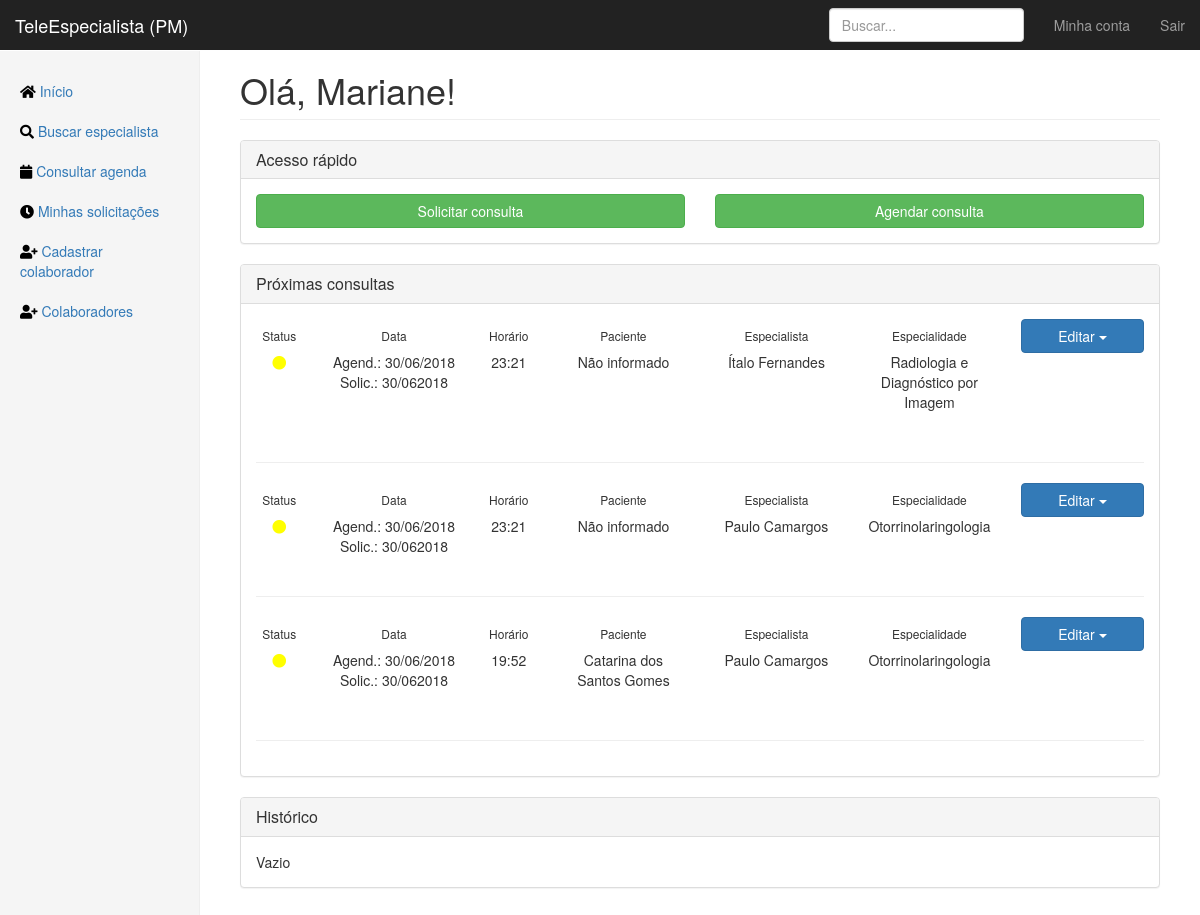
Page /home (signed in) on the earlier database version.
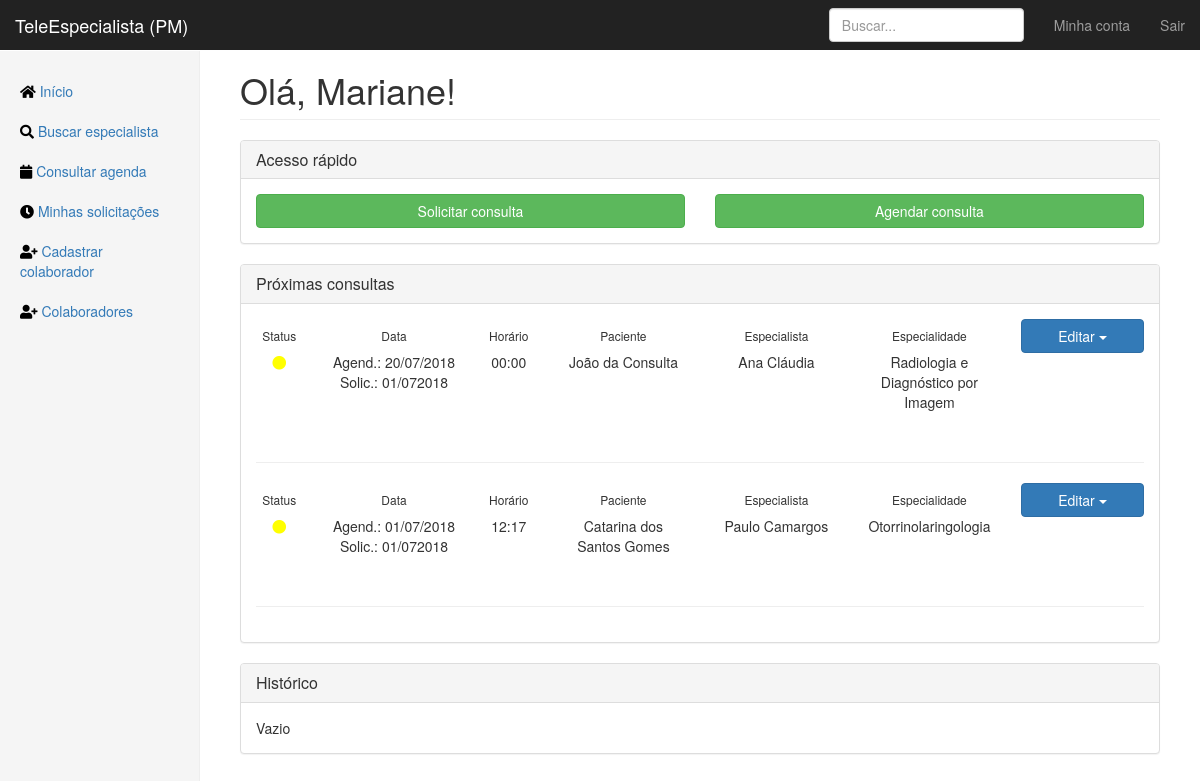
Same page on the later database version.
### app/models.py (models this page shows, shortened)
class User(db.Model, UserMixin):
    id = db.Column(db.Integer, primary_key=True)
    email = db.Column(db.String(120), unique=True, nullable=False)
    password = db.Column(db.String(64), nullable=False)
    image_file = db.Column(db.String(100))
    crm = db.Column(db.Integer, unique=True, nullable=False)
    fullname = db.Column(db.String(256), nullable=False)
    birthdate = db.Column(db.DateTime)
    birthcity = db.Column(db.String(256))
    birthstate = db.Column(db.String(2))
    rg = db.Column(db.String(12), unique=True, nullable=False)
    cpf = db.Column(db.String(12), unique=True, nullable=False)
    cep = db.Column(db.Integer)
    place = db.Column(db.String(64))
    address = db.Column(db.String(256))
    neighborhood = db.Column(db.String(128))
    city = db.Column(db.String(128))
    state = db.Column(db.String(2))
    phone_1 = db.Column(db.String(16), nullable=False)
    phone_2 = db.Column(db.String(16))
    specialties = db.relationship('Specialty', secondary=joinsSpecialtyUser,
    backref=db.backref('doctors', lazy='dynamic'))
    consultas = db.relationship('Consulta', secondary=joinConsultaUser,
    backref=db.backref('doctors', lazy='dynamic'))
    shifts = db.relationship('Calendar', secondary=joinCalendarUser,
    backref=db.backref('doctor', lazy='dynamic'))

class Consulta(db.Model):
    id = db.Column(db.Integer, primary_key=True)
    data_solicitacao = db.Column(db.DateTime, default=datetime.datetime.now)
    data_agendada = db.Column(db.DateTime, default=datetime.datetime.now)
    nome_paciente = db.Column(db.String(256))
    status = db.Column(db.String(256), default="Aguardando") # Aguardando, Confirmada, Cancelada
    def get_other_doctor(self, user_eu):
        return self.doctors.filter(User.id!=user_eu.id)[0]

class Specialty(db.Model):
    id = db.Column(db.Integer, primary_key=True)
    specialty = db.Column(db.String(64), unique=True, nullable=False)
    service_days = db.relationship('Calendar', backref='specialty')

### app/routes.py (the view)
@app.route("/home")
@login_required
def home():
    if current_user.specialties[0].specialty == 'Geral':
        homepage = 'home.html'
    else:
        homepage = 'homeSpecialist.html'
    return render_template(homepage, title="Início - TeleEspecialista")

### app/models.py (called while the page is built)
@login_manager.user_loader
def load_user(user_id):
    return User.query.get(int(user_id))

### app/templates/home.html (shortened to what this page needs)
{% extends "layout.html" %}
{% block content %}
<h1 class="page-header">Olá, {{ current_user.fullname.split(' ', 1)[0] }}!</h1>
<div class="panel panel-default">
    <div class="panel-heading">
        <h3 class="panel-title">Acesso rápido</h3>
    </div>
    <div class="panel-body">
        <div class="row">
            <div class="col-md-6">
                <a href="{{ url_for('search_specialist') }}" role="button" class="btn btn-success btn-block">Solicitar consulta</a>
            </div>
            <div class="col-md-6">
                <a role="button" class="btn btn-success btn-block">Agendar consulta</a
            </div>
        </div>
    </div>
    </div>
</div>
<div class="panel panel-default">
    <div class="panel-heading">
        <h3 class="panel-title">Próximas consultas</h3>
    </div>
    <div class="panel-body">
        {% for consulta in current_user.consultas[::-1] %}
        <div class="row">
            <div class="col-md-1 text-center">
                <h6>Status</h6>
                {% if consulta.status == "Aguardando" %}
                <i class="fas fa-circle" style="color:yellow;"></i>
                {% elif consulta.status == "Confirmada" %}
                <i class="fas fa-circle" style="color:lightgreen;"></i>
                {% else %}
                <i class="fas fa-circle" style="color:red;"></i>
                {%endif%}
            </div>
            <div class="col-md-2 text-center">
                <h6>Data</h6>
                Agend.: {{ consulta.data_agendada.strftime('%d/%m/%Y') }}
                Solic.: {{ consulta.data_solicitacao.strftime('%d/%m%Y') }}
            </div>
            <div class="col-md-1 text-center">
                <h6>Horário</h6>
                <p>{{ consulta.data_agendada.strftime('%H:%M') }}</p>
            </div>
            <div class="col-md-2 text-center">
                <h6>Paciente</h6>
                <p>{{ consulta.nome_paciente }}</p>
            </div>
            <div class="col-md-2 text-center">
                <h6>Especialista</h6>
                <p>{{consulta.get_other_doctor(current_user).fullname}}</p>
            </div>
            <div class="col-md-2 text-center">
                <h6>Especialidade</h6>
                <p>{{consulta.get_other_doctor(current_user).specialties[0].specialty}}</p>
            </div>
            <div class="col-md-2">
                <div class="btn-group btn-block">
                    <button type="button" class="btn btn-primary dropdown-toggle btn-block" data-toggle="dropdown" aria-haspopup="true" aria-expanded="false">
                        Editar <span class="caret"></span>
                    </button>
                </div>
            </div>
        </div>
        <br><hr>
        {% endfor %}
    </div>
</div>
<div class="panel panel-default">
    <div class="panel-heading">
        <h3 class="panel-title">Histórico</h3>
    </div>
    <div class="panel-body">
        Vazio
    </div>
</div>
{% endblock content %}

### app/templates/layout.html (shortened to what this page needs)
<!DOCTYPE html>
<html lang="pt-br">
<head>
    <link rel="stylesheet" href="https://use.fontawesome.com/releases/v5.0.13/css/all.css">
    <link href="{{ url_for('static', filename='bootstrap.min.css') }}" rel="stylesheet" type="text/css">
    <link href="{{ url_for('static', filename='dashboard.css') }}" rel="stylesheet" type="text/css">
    <link href="{{ url_for('static', filename='mainLogged.css') }}" rel="stylesheet" type="text/css">
</head>
<body>
    <nav class="navbar navbar-inverse navbar-fixed-top">
        <div class="container-fluid">
            <div class="navbar-header">
                <a class="navbar-brand" href="{{ url_for('home') }}">TeleEspecialista (PM)</a>
            </div>
            <div id="navbar" class="navbar-collapse collapse">
                <ul class="nav navbar-nav navbar-right">
                    <li><a href="{{ url_for("account") }}">Minha conta</a></li>
                    <li><a href="{{ url_for("logout") }}">Sair</a></li>
                </ul>
                <form class="navbar-form navbar-right">
                    <input type="text" class="form-control" placeholder="Buscar...">
                </form>
            </div>
        </div>
    </nav>
    <div class="container-fluid">
        <div class="row">
            <div class="col-sm-3 col-md-2 sidebar">
                <ul class="nav nav-sidebar">
                    <li><a href="{{ url_for("home") }}"> <i class="fa fa-home" style="color:black"></i>
                        Início<span class="sr-only">(current)</span></a></li>
                    <li><a href="{{ url_for("search_specialist") }}"><i class="fa fa-search" style="color:black"></i>
                        Buscar especialista</a></li>
                    <li><a href="{{ url_for("show_schedule")}}"><i class="fa fa-calendar" style="color:black"></i>
                        Consultar agenda</a></li>
                    <li><a href="{{ url_for("check_requests") }}"><i class="fa fa-clock" style="color:black"></i>
                        Minhas solicitações</a></li>
                    <li><a href="{{ url_for("register") }}"><i class="fa fa-user-plus" style="color:black"></i>
                        Cadastrar colaborador</a></li>
                    <li><a href="{{ url_for("staff") }}"><i class="fa fa-user-plus" style="color:black"></i>
                        Colaboradores</a></li>
                </ul>
            </div>
            <div class="col-sm-9 col-sm-offset-3 col-md-10 col-md-offset-2 main">
                {% block content %}
                {% endblock content %}
            </div>
        </div>
    </div>
</body>
</html>

### app/static/dashboard.css (style rules this page uses)
body { padding-top: 50px; }
.navbar-fixed-top { border: 0; }
.sidebar { display: none; }
@media (min-width: 768px) { .sidebar { position: fixed; top: 51px; bottom: 0; left: 0; z-index: 1000; display: block; padding: 20px; overflow-x: hidden; overflow-y: auto; background-color: #f5f5f5; border-right: 1px solid #eee; } }
.nav-sidebar { margin-right: -21px; margin-bottom: 20px; margin-left: -20px; }
.nav-sidebar > li > a { padding-right: 20px; padding-left: 20px; }
.main { padding: 20px; }
@media (min-width: 768px) { .main { padding-right: 40px; padding-left: 40px; } }
.main .page-header { margin-top: 0; }

Differences in the rows shown:
removed Consulta: status "Aguardando" (drawn), data_agendada "30/06/2018", data_solicitacao "30/062018", data_agendada "23:21", nome_paciente "Não informado", get_other_doctor "Ítalo Fernandes", get_other_doctor "Radiologia e Diagnóstico por Imagem"
changed Consulta: data_agendada "30/06/2018" → "20/07/2018"; data_solicitacao "30/062018" → "01/072018"; data_agendada "23:21" → "00:00"; nome_paciente "Não informado" → "João da Consulta"; get_other_doctor "Paulo Camargos" → "Ana Cláudia"; get_other_doctor "Otorrinolaringologia" → "Radiologia e Diagnóstico por Imagem"
changed Consulta "Catarina dos Santos Gomes": data_agendada "30/06/2018" → "01/07/2018"; data_solicitacao "30/062018" → "01/072018"; data_agendada "19:52" → "12:17"
